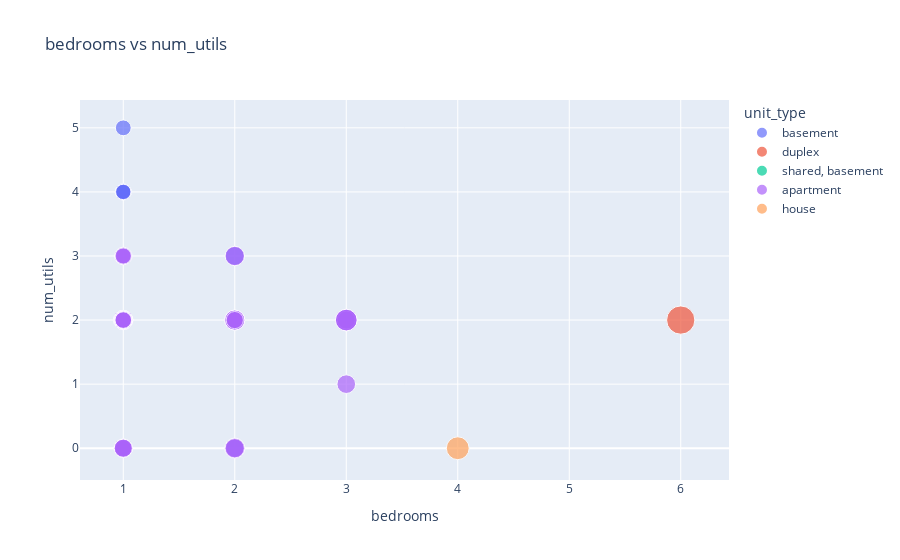
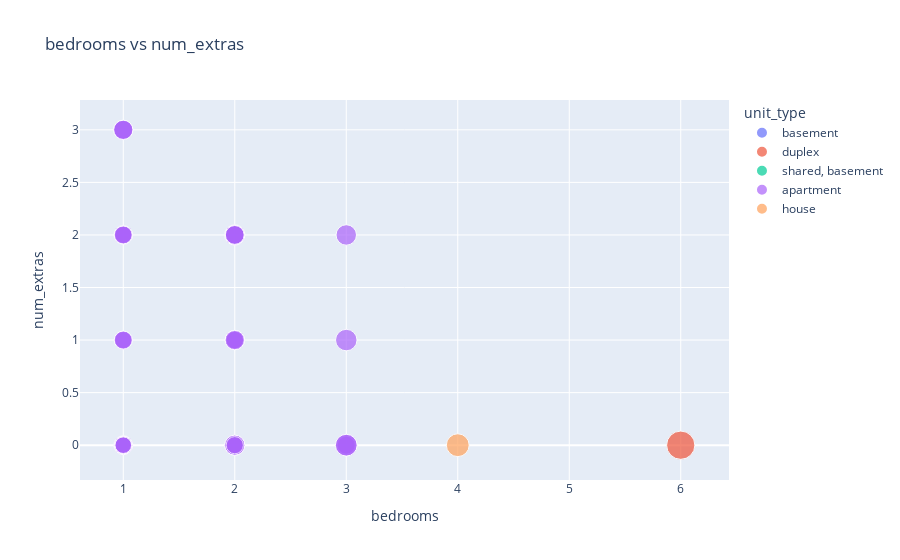
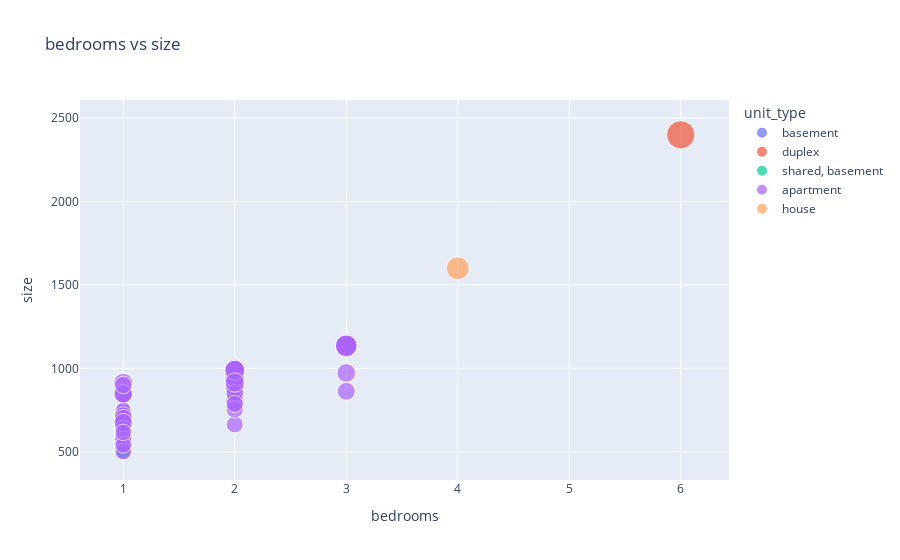
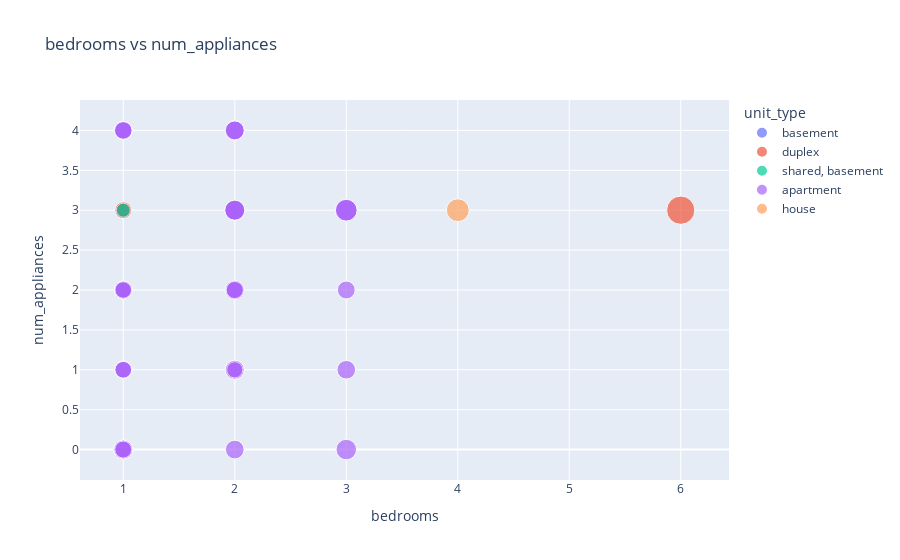

The code cell stored with these charts, in order, in its notebook:
### Markdown cell above
## Scatter plots between selected classes

### Code cell
drop_columns = ['bathrooms','parking_spots', 'agreement', 'days_until_move_in',
       'pets', 'outdoor_space', 'smoking']

scatter_df = df.drop(columns=drop_columns)

import plotly.express as px

for i, ca in enumerate(scatter_df.drop(columns=['ad_id', 'unit_type']).columns):
    for j, cb in enumerate(scatter_df.drop(columns=['ad_id', 'unit_type']).columns[i:]):
            if ca != cb:
                fig = px.scatter(scatter_df.loc[:, list(set(['ad_id', 'unit_type', ca, cb, 'price']))], 
                                 x=ca,
                                 y=cb,
                                 color='unit_type',
                                 title='{} vs {}'.format(ca, cb),
                                 size='price',
                                 hover_data=['ad_id'])

                fig.show()

### Figure 1 — Plotly figure (JSON) as saved in the notebook; plotly's stock layout.template omitted (floating-point values rounded to 4 significant figures)
{"data": [{"customdata": [[1494496767], [1494647865], [1493753228], [1474412491], [1495151076], [1494733950], [1495230856]], "hovertemplate": "unit_type=basement<br>bedrooms=%{x}<br>num_utils=%{y}<br>price=%{marker.size}<br>ad_id=%{customdata[0]}<extra></extra>", "legendgroup": "basement", "marker": {"color": "#636efa", "size": [1200, 1200, 1475, 1050, 1600, 1100, 1150], "sizemode": "area", "sizeref": 9.188, "symbol": "circle"}, "mode": "markers", "name": "basement", "showlegend": true, "type": "scatter", "x": [1, 1, 2, 1, 2, 1, 1], "xaxis": "x", "y": [4, 4, 0, 4, 3, 4, 5], "yaxis": "y"}, {"customdata": [[1495630096], [1489557318]], "hovertemplate": "unit_type=duplex<br>bedrooms=%{x}<br>num_utils=%{y}<br>price=%{marker.size}<br>ad_id=%{customdata[0]}<extra></extra>", "legendgroup": "duplex", "marker": {"color": "#EF553B", "size": [1300, 3675], "sizemode": "area", "sizeref": 9.188, "symbol": "circle"}, "mode": "markers", "name": "duplex", "showlegend": true, "type": "scatter", "x": [1, 6], "xaxis": "x", "y": [2, 2], "yaxis": "y"}, {"customdata": [[1494306061]], "hovertemplate": "unit_type=shared, basement<br>bedrooms=%{x}<br>num_utils=%{y}<br>price=%{marker.size}<br>ad_id=%{customdata[0]}<extra></extra>", "legendgroup": "shared, basement", "marker": {"color": "#00cc96", "size": [900], "sizemode": "area", "sizeref": 9.188, "symbol": "circle"}, "mode": "markers", "name": "shared, basement", "showlegend": true, "type": "scatter", "x": [1], "xaxis": "x", "y": [0], "yaxis": "y"}, {"customdata": [[1495004948], [1493993007], [1494785007], [1390040368], [1494556820], [1494393272], [1485930218], [1463629444], [1321009006], [1424979341], [1491391276], [1492769175], [1472270367], [1472270368], [1491566761], [1484667422], [1484667421], [1484667420], [1489369684], [1489369685], [1489369686], [1429202304], [1491911355], [1488537177], [1495629284], [1495175103], [1494557127], [1494556814], [1494499045], [1494135824], [1486099019], [1483696667], [1494153597], [1494153598], [1494153599], [1483667901], [1483667901], [1483667901], [1483667901], [1490805444], [1490805444], [1458068019], [1458068018]], "hovertemplate": "unit_type=apartment<br>bedrooms=%{x}<br>num_utils=%{y}<br>price=%{marker.size}<br>ad_id=%{customdata[0]}<extra></extra>", "legendgroup": "apartment", "marker": {"color": "#ab63fa", "size": [1550, 1675, 1725, 1385, 1450, 1100, 1360, 1350, 1425, 1650, 1615, 1275, 1730, 1310, 1920, 1925, 1615, 1305, 1640, 1630, 1390, 1500, 1250, 1500, 1400, 1600, 1630, 1750, 1200, 1600, 1425, 2125, 1305, 1370, 1475, 1815, 2125, 1880, 2190, 1705, 1525, 1255, 1355], "sizemode": "area", "sizeref": 9.188, "symbol": "circle"}, "mode": "markers", "name": "apartment", "showlegend": true, "type": "scatter", "x": [1, 1, 1, 1, 1, 1, 1, 1, 1, 1, 1, 1, 2, 2, 2, 3, 2, 1, 2, 2, 1, 1, 1, 1, 1, 2, 2, 2, 2, 3, 2, 3, 1, 2, 3, 2, 3, 2, 3, 2, 1, 1, 2], "xaxis": "x", "y": [2, 2, 2, 2, 3, 3, 2, 0, 2, 2, 0, 0, 2, 2, 0, 2, 2, 2, 2, 2, 2, 2, 3, 0, 2, 2, 2, 3, 2, 1, 2, 2, 2, 2, 2, 2, 2, 2, 2, 0, 0, 2, 2], "yaxis": "y"}, {"customdata": [[1494156339]], "hovertemplate": "unit_type=house<br>bedrooms=%{x}<br>num_utils=%{y}<br>price=%{marker.size}<br>ad_id=%{customdata[0]}<extra></extra>", "legendgroup": "house", "marker": {"color": "#FFA15A", "size": [2400], "sizemode": "area", "sizeref": 9.188, "symbol": "circle"}, "mode": "markers", "name": "house", "showlegend": true, "type": "scatter", "x": [4], "xaxis": "x", "y": [0], "yaxis": "y"}], "layout": {"legend": {"itemsizing": "constant", "title": {"text": "unit_type"}, "tracegroupgap": 0}, "title": {"text": "bedrooms vs num_utils"}, "xaxis": {"anchor": "y", "domain": [0, 1], "title": {"text": "bedrooms"}}, "yaxis": {"anchor": "x", "domain": [0, 1], "title": {"text": "num_utils"}}}}

### Figure 2 — Plotly figure (JSON) as saved in the notebook; plotly's stock layout.template omitted (floating-point values rounded to 4 significant figures)
{"data": [{"customdata": [[1494496767], [1494647865], [1493753228], [1474412491], [1495151076], [1494733950], [1495230856]], "hovertemplate": "unit_type=basement<br>bedrooms=%{x}<br>num_extras=%{y}<br>price=%{marker.size}<br>ad_id=%{customdata[0]}<extra></extra>", "legendgroup": "basement", "marker": {"color": "#636efa", "size": [1200, 1200, 1475, 1050, 1600, 1100, 1150], "sizemode": "area", "sizeref": 9.188, "symbol": "circle"}, "mode": "markers", "name": "basement", "showlegend": true, "type": "scatter", "x": [1, 1, 2, 1, 2, 1, 1], "xaxis": "x", "y": [0, 0, 0, 0, 0, 0, 0], "yaxis": "y"}, {"customdata": [[1495630096], [1489557318]], "hovertemplate": "unit_type=duplex<br>bedrooms=%{x}<br>num_extras=%{y}<br>price=%{marker.size}<br>ad_id=%{customdata[0]}<extra></extra>", "legendgroup": "duplex", "marker": {"color": "#EF553B", "size": [1300, 3675], "sizemode": "area", "sizeref": 9.188, "symbol": "circle"}, "mode": "markers", "name": "duplex", "showlegend": true, "type": "scatter", "x": [1, 6], "xaxis": "x", "y": [0, 0], "yaxis": "y"}, {"customdata": [[1494306061]], "hovertemplate": "unit_type=shared, basement<br>bedrooms=%{x}<br>num_extras=%{y}<br>price=%{marker.size}<br>ad_id=%{customdata[0]}<extra></extra>", "legendgroup": "shared, basement", "marker": {"color": "#00cc96", "size": [900], "sizemode": "area", "sizeref": 9.188, "symbol": "circle"}, "mode": "markers", "name": "shared, basement", "showlegend": true, "type": "scatter", "x": [1], "xaxis": "x", "y": [0], "yaxis": "y"}, {"customdata": [[1495004948], [1493993007], [1494785007], [1390040368], [1494556820], [1494393272], [1485930218], [1463629444], [1321009006], [1424979341], [1491391276], [1492769175], [1472270367], [1472270368], [1491566761], [1484667422], [1484667421], [1484667420], [1489369684], [1489369685], [1489369686], [1429202304], [1491911355], [1488537177], [1495629284], [1495175103], [1494557127], [1494556814], [1494499045], [1494135824], [1486099019], [1483696667], [1494153597], [1494153598], [1494153599], [1483667901], [1483667901], [1483667901], [1483667901], [1490805444], [1490805444], [1458068019], [1458068018]], "hovertemplate": "unit_type=apartment<br>bedrooms=%{x}<br>num_extras=%{y}<br>price=%{marker.size}<br>ad_id=%{customdata[0]}<extra></extra>", "legendgroup": "apartment", "marker": {"color": "#ab63fa", "size": [1550, 1675, 1725, 1385, 1450, 1100, 1360, 1350, 1425, 1650, 1615, 1275, 1730, 1310, 1920, 1925, 1615, 1305, 1640, 1630, 1390, 1500, 1250, 1500, 1400, 1600, 1630, 1750, 1200, 1600, 1425, 2125, 1305, 1370, 1475, 1815, 2125, 1880, 2190, 1705, 1525, 1255, 1355], "sizemode": "area", "sizeref": 9.188, "symbol": "circle"}, "mode": "markers", "name": "apartment", "showlegend": true, "type": "scatter", "x": [1, 1, 1, 1, 1, 1, 1, 1, 1, 1, 1, 1, 2, 2, 2, 3, 2, 1, 2, 2, 1, 1, 1, 1, 1, 2, 2, 2, 2, 3, 2, 3, 1, 2, 3, 2, 3, 2, 3, 2, 1, 1, 2], "xaxis": "x", "y": [3, 3, 3, 0, 1, 0, 1, 0, 0, 0, 2, 0, 2, 2, 2, 2, 2, 2, 2, 2, 2, 2, 0, 0, 0, 0, 1, 1, 0, 0, 1, 1, 0, 0, 0, 0, 0, 0, 0, 1, 1, 0, 0], "yaxis": "y"}, {"customdata": [[1494156339]], "hovertemplate": "unit_type=house<br>bedrooms=%{x}<br>num_extras=%{y}<br>price=%{marker.size}<br>ad_id=%{customdata[0]}<extra></extra>", "legendgroup": "house", "marker": {"color": "#FFA15A", "size": [2400], "sizemode": "area", "sizeref": 9.188, "symbol": "circle"}, "mode": "markers", "name": "house", "showlegend": true, "type": "scatter", "x": [4], "xaxis": "x", "y": [0], "yaxis": "y"}], "layout": {"legend": {"itemsizing": "constant", "title": {"text": "unit_type"}, "tracegroupgap": 0}, "title": {"text": "bedrooms vs num_extras"}, "xaxis": {"anchor": "y", "domain": [0, 1], "title": {"text": "bedrooms"}}, "yaxis": {"anchor": "x", "domain": [0, 1], "title": {"text": "num_extras"}}}}

### Figure 3 — Plotly figure (JSON) as saved in the notebook; plotly's stock layout.template omitted (floating-point values rounded to 4 significant figures)
{"data": [{"customdata": [[1494496767], [1494647865], [1493753228], [1474412491], [1495151076], [1494733950], [1495230856]], "hovertemplate": "unit_type=basement<br>bedrooms=%{x}<br>size=%{y}<br>price=%{marker.size}<br>ad_id=%{customdata[0]}<extra></extra>", "legendgroup": "basement", "marker": {"color": "#636efa", "size": [1200, 1200, 1475, 1050, 1600, 1100, 1150], "sizemode": "area", "sizeref": 9.188, "symbol": "circle"}, "mode": "markers", "name": "basement", "showlegend": true, "type": "scatter", "x": [1, 1, 2, 1, 2, 1, 1], "xaxis": "x", "y": [500, 700, 859, 600, 1000, 600, 750], "yaxis": "y"}, {"customdata": [[1495630096], [1489557318]], "hovertemplate": "unit_type=duplex<br>bedrooms=%{x}<br>size=%{y}<br>price=%{marker.size}<br>ad_id=%{customdata[0]}<extra></extra>", "legendgroup": "duplex", "marker": {"color": "#EF553B", "size": [1300, 3675], "sizemode": "area", "sizeref": 9.188, "symbol": "circle"}, "mode": "markers", "name": "duplex", "showlegend": true, "type": "scatter", "x": [1, 6], "xaxis": "x", "y": [700, 2400], "yaxis": "y"}, {"customdata": [[1494306061]], "hovertemplate": "unit_type=shared, basement<br>bedrooms=%{x}<br>size=%{y}<br>price=%{marker.size}<br>ad_id=%{customdata[0]}<extra></extra>", "legendgroup": "shared, basement", "marker": {"color": "#00cc96", "size": [900], "sizemode": "area", "sizeref": 9.188, "symbol": "circle"}, "mode": "markers", "name": "shared, basement", "showlegend": true, "type": "scatter", "x": [1], "xaxis": "x", "y": [500], "yaxis": "y"}, {"customdata": [[1495004948], [1493993007], [1494785007], [1390040368], [1494556820], [1494393272], [1485930218], [1463629444], [1321009006], [1424979341], [1491391276], [1492769175], [1472270367], [1472270368], [1491566761], [1484667422], [1484667421], [1484667420], [1489369684], [1489369685], [1489369686], [1429202304], [1491911355], [1488537177], [1495629284], [1495175103], [1494557127], [1494556814], [1494499045], [1494135824], [1486099019], [1483696667], [1494153597], [1494153598], [1494153599], [1483667901], [1483667901], [1483667901], [1483667901], [1490805444], [1490805444], [1458068019], [1458068018]], "hovertemplate": "unit_type=apartment<br>bedrooms=%{x}<br>size=%{y}<br>price=%{marker.size}<br>ad_id=%{customdata[0]}<extra></extra>", "legendgroup": "apartment", "marker": {"color": "#ab63fa", "size": [1550, 1675, 1725, 1385, 1450, 1100, 1360, 1350, 1425, 1650, 1615, 1275, 1730, 1310, 1920, 1925, 1615, 1305, 1640, 1630, 1390, 1500, 1250, 1500, 1400, 1600, 1630, 1750, 1200, 1600, 1425, 2125, 1305, 1370, 1475, 1815, 2125, 1880, 2190, 1705, 1525, 1255, 1355], "sizemode": "area", "sizeref": 9.188, "symbol": "circle"}, "mode": "markers", "name": "apartment", "showlegend": true, "type": "scatter", "x": [1, 1, 1, 1, 1, 1, 1, 1, 1, 1, 1, 1, 2, 2, 2, 3, 2, 1, 2, 2, 1, 1, 1, 1, 1, 2, 2, 2, 2, 3, 2, 3, 1, 2, 3, 2, 3, 2, 3, 2, 1, 1, 2], "xaxis": "x", "y": [550, 660, 912, 846.7, 730, 750, 581, 846.7, 846.7, 846.7, 659, 500, 888, 663, 970, 1137, 889, 650, 977, 965, 661, 715, 540, 700, 900, 800, 940, 945, 1000, 972, 850, 1130, 638, 753, 862, 988, 1135, 988, 1135, 915, 675, 616, 786], "yaxis": "y"}, {"customdata": [[1494156339]], "hovertemplate": "unit_type=house<br>bedrooms=%{x}<br>size=%{y}<br>price=%{marker.size}<br>ad_id=%{customdata[0]}<extra></extra>", "legendgroup": "house", "marker": {"color": "#FFA15A", "size": [2400], "sizemode": "area", "sizeref": 9.188, "symbol": "circle"}, "mode": "markers", "name": "house", "showlegend": true, "type": "scatter", "x": [4], "xaxis": "x", "y": [1600], "yaxis": "y"}], "layout": {"legend": {"itemsizing": "constant", "title": {"text": "unit_type"}, "tracegroupgap": 0}, "title": {"text": "bedrooms vs size"}, "xaxis": {"anchor": "y", "domain": [0, 1], "title": {"text": "bedrooms"}}, "yaxis": {"anchor": "x", "domain": [0, 1], "title": {"text": "size"}}}}

### Figure 4 — Plotly figure (JSON) as saved in the notebook; plotly's stock layout.template omitted (floating-point values rounded to 4 significant figures)
{"data": [{"customdata": [[1494496767], [1494647865], [1493753228], [1474412491], [1495151076], [1494733950], [1495230856]], "hovertemplate": "unit_type=basement<br>bedrooms=%{x}<br>num_appliances=%{y}<br>price=%{marker.size}<br>ad_id=%{customdata[0]}<extra></extra>", "legendgroup": "basement", "marker": {"color": "#636efa", "size": [1200, 1200, 1475, 1050, 1600, 1100, 1150], "sizemode": "area", "sizeref": 9.188, "symbol": "circle"}, "mode": "markers", "name": "basement", "showlegend": true, "type": "scatter", "x": [1, 1, 2, 1, 2, 1, 1], "xaxis": "x", "y": [2, 2, 3, 3, 3, 3, 2], "yaxis": "y"}, {"customdata": [[1495630096], [1489557318]], "hovertemplate": "unit_type=duplex<br>bedrooms=%{x}<br>num_appliances=%{y}<br>price=%{marker.size}<br>ad_id=%{customdata[0]}<extra></extra>", "legendgroup": "duplex", "marker": {"color": "#EF553B", "size": [1300, 3675], "sizemode": "area", "sizeref": 9.188, "symbol": "circle"}, "mode": "markers", "name": "duplex", "showlegend": true, "type": "scatter", "x": [1, 6], "xaxis": "x", "y": [3, 3], "yaxis": "y"}, {"customdata": [[1494306061]], "hovertemplate": "unit_type=shared, basement<br>bedrooms=%{x}<br>num_appliances=%{y}<br>price=%{marker.size}<br>ad_id=%{customdata[0]}<extra></extra>", "legendgroup": "shared, basement", "marker": {"color": "#00cc96", "size": [900], "sizemode": "area", "sizeref": 9.188, "symbol": "circle"}, "mode": "markers", "name": "shared, basement", "showlegend": true, "type": "scatter", "x": [1], "xaxis": "x", "y": [3], "yaxis": "y"}, {"customdata": [[1495004948], [1493993007], [1494785007], [1390040368], [1494556820], [1494393272], [1485930218], [1463629444], [1321009006], [1424979341], [1491391276], [1492769175], [1472270367], [1472270368], [1491566761], [1484667422], [1484667421], [1484667420], [1489369684], [1489369685], [1489369686], [1429202304], [1491911355], [1488537177], [1495629284], [1495175103], [1494557127], [1494556814], [1494499045], [1494135824], [1486099019], [1483696667], [1494153597], [1494153598], [1494153599], [1483667901], [1483667901], [1483667901], [1483667901], [1490805444], [1490805444], [1458068019], [1458068018]], "hovertemplate": "unit_type=apartment<br>bedrooms=%{x}<br>num_appliances=%{y}<br>price=%{marker.size}<br>ad_id=%{customdata[0]}<extra></extra>", "legendgroup": "apartment", "marker": {"color": "#ab63fa", "size": [1550, 1675, 1725, 1385, 1450, 1100, 1360, 1350, 1425, 1650, 1615, 1275, 1730, 1310, 1920, 1925, 1615, 1305, 1640, 1630, 1390, 1500, 1250, 1500, 1400, 1600, 1630, 1750, 1200, 1600, 1425, 2125, 1305, 1370, 1475, 1815, 2125, 1880, 2190, 1705, 1525, 1255, 1355], "sizemode": "area", "sizeref": 9.188, "symbol": "circle"}, "mode": "markers", "name": "apartment", "showlegend": true, "type": "scatter", "x": [1, 1, 1, 1, 1, 1, 1, 1, 1, 1, 1, 1, 2, 2, 2, 3, 2, 1, 2, 2, 1, 1, 1, 1, 1, 2, 2, 2, 2, 3, 2, 3, 1, 2, 3, 2, 3, 2, 3, 2, 1, 1, 2], "xaxis": "x", "y": [0, 0, 0, 2, 1, 2, 2, 1, 0, 0, 4, 1, 1, 2, 4, 0, 0, 0, 4, 4, 4, 4, 2, 2, 4, 1, 3, 3, 1, 1, 2, 3, 2, 2, 2, 3, 3, 3, 3, 2, 2, 2, 2], "yaxis": "y"}, {"customdata": [[1494156339]], "hovertemplate": "unit_type=house<br>bedrooms=%{x}<br>num_appliances=%{y}<br>price=%{marker.size}<br>ad_id=%{customdata[0]}<extra></extra>", "legendgroup": "house", "marker": {"color": "#FFA15A", "size": [2400], "sizemode": "area", "sizeref": 9.188, "symbol": "circle"}, "mode": "markers", "name": "house", "showlegend": true, "type": "scatter", "x": [4], "xaxis": "x", "y": [3], "yaxis": "y"}], "layout": {"legend": {"itemsizing": "constant", "title": {"text": "unit_type"}, "tracegroupgap": 0}, "title": {"text": "bedrooms vs num_appliances"}, "xaxis": {"anchor": "y", "domain": [0, 1], "title": {"text": "bedrooms"}}, "yaxis": {"anchor": "x", "domain": [0, 1], "title": {"text": "num_appliances"}}}}
